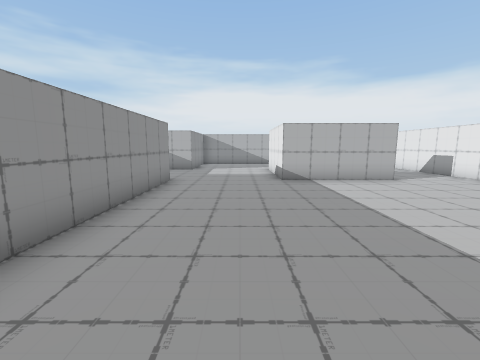
[1] (above)

14 first-person views from a walk through a scene from a Unity 3-D project. The camera is 1.2 m above the floor, tilts 8° down and sees 90° across. The floor is counted in squares, 1 m on a side. Each view is taken from the middle of a square. On the plan, view 1 faces up. The plan holds only what a view shows up to about 12 squares ahead; the rest is blank.

[2]
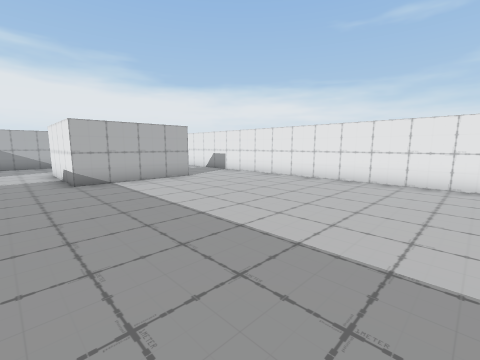

[3]
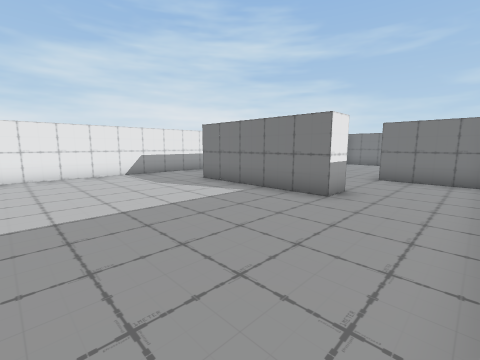

[4]
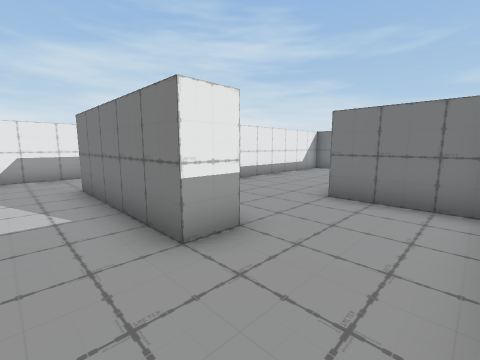

[5]
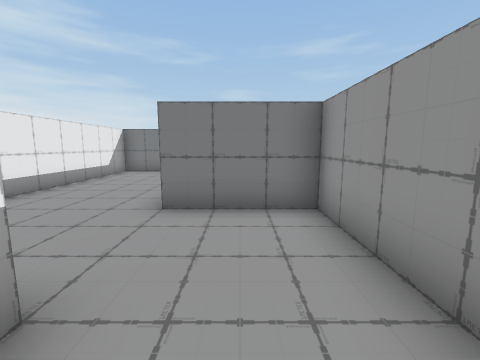

[6]
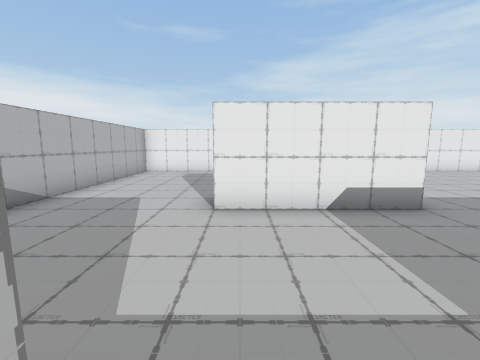

[7]
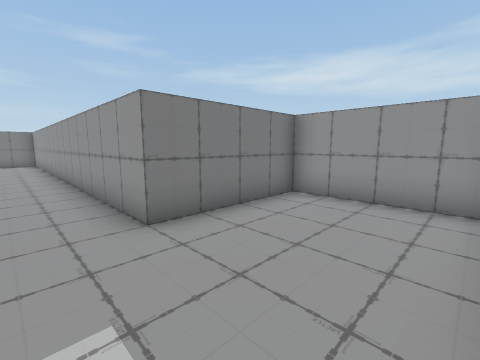

[8]
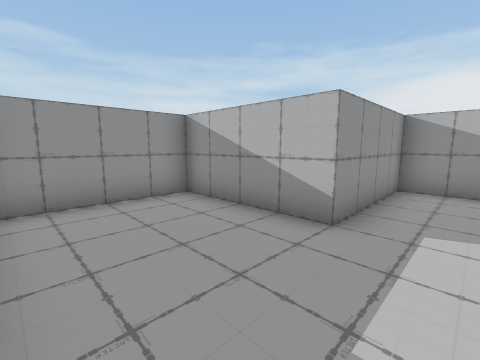

[9]
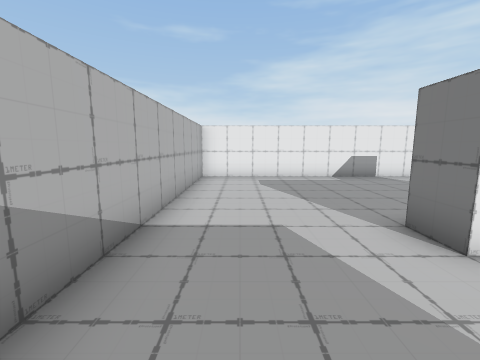

[10]
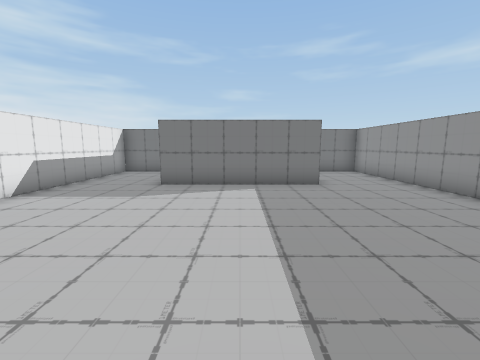

[11]
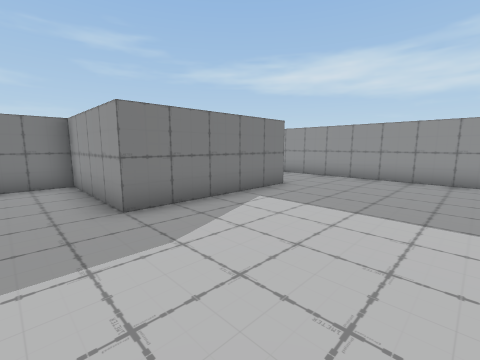

[12]
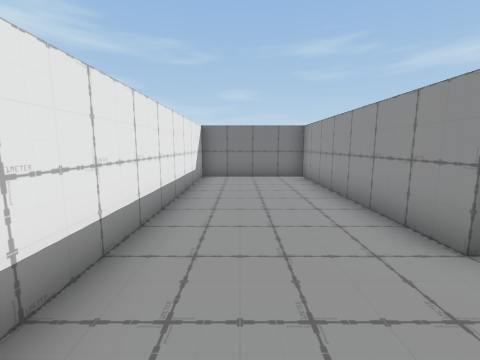

[13]
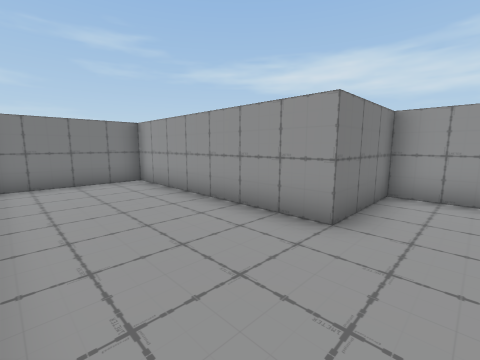

[14]
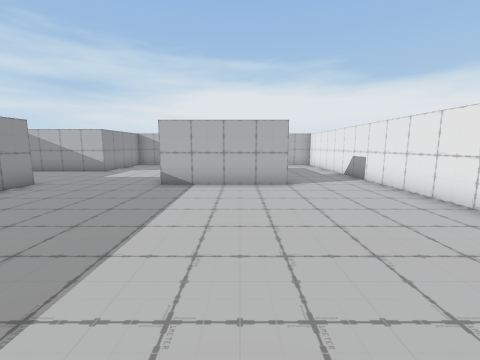

### Floor plan
Points are (right, up) in squares from view 1. A wall is a line through its corners. A room is listed if a view was taken in it or the views show most of it. See-through windows are left out.
Room 1 (views 1, 2, 3, 4, 5, 6, 7, 8, 9, 10, 11, 12, 13, 14)
walls: (5.6, 8.5) (1.5, 8.5) (1.5, 12.5) (2.5, 12.5); (0.5, -3.6) (0.5, -2.5) (5.5, -2.5) (5.5, -6.5) (8.5, -6.5) (8.5, 16.5) (-2.5, 16.5) (-2.5, 12.5) (-6.5, 12.5) (-6.5, 8.5) (-2.5, 8.5) (-2.5, -6.5) (0.5, -6.5) (0.5, -13.5) (4.5, -13.5) (4.5, -5.4)

Where each view was taken, in squares from view 1:
view 1: 0 up, 0 right, facing up
view 2: 0 up, 0 right, facing up-right
view 3: 3 up, 2 left, facing down-right
view 4: 1 down, 2 left, facing down-right
view 5: 2 down, 1 left, facing down
view 6: 12 up, 3 left, facing right
view 7: 12 up, 1 left, facing down-left
view 8: 9 up, 1 left, facing up-left
view 9: 15 up, 1 left, facing right
view 10: 5 up, 3 right, facing down
view 11: 2 up, 7 right, facing down-left
view 12: 4 down, 3 right, facing down
view 13: 5 down, 4 right, facing down-left
view 14: 1 up, 4 right, facing up
